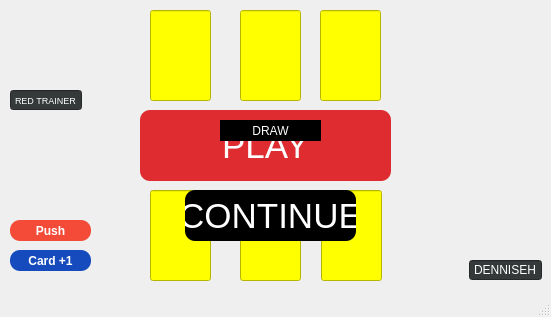
<?xml version="1.0" encoding="UTF-8"?>
<ui version="4.0">
 <class>card</class>
 <widget class="QMainWindow" name="card">
  <property name="geometry">
   <rect>
    <x>0</x>
    <y>0</y>
    <width>551</width>
    <height>317</height>
   </rect>
  </property>
  <property name="windowTitle">
   <string>card</string>
  </property>
  <property name="styleSheet">
   <string notr="true">QWidget{
background-image= url(&quot;C:/Users/Daniel/Documents/build-21CardGame-Desktop_Qt_6_5_0_MinGW_64_bit-Debug/img/background.png&quot;);
}</string>
  </property>
  <widget class="QWidget" name="centralwidget">
   <widget class="QPushButton" name="push">
    <property name="geometry">
     <rect>
      <x>10</x>
      <y>220</y>
      <width>81</width>
      <height>21</height>
     </rect>
    </property>
    <property name="font">
     <font>
      <bold>true</bold>
     </font>
    </property>
    <property name="cursor">
     <cursorShape>PointingHandCursor</cursorShape>
    </property>
    <property name="styleSheet">
     <string notr="true">QPushButton{
color: white;
border-radius: 10px;
background-color:#F34B37;
}</string>
    </property>
    <property name="text">
     <string>Push</string>
    </property>
   </widget>
   <widget class="QLabel" name="background">
    <property name="geometry">
     <rect>
      <x>0</x>
      <y>0</y>
      <width>561</width>
      <height>311</height>
     </rect>
    </property>
    <property name="autoFillBackground">
     <bool>false</bool>
    </property>
    <property name="text">
     <string/>
    </property>
    <property name="pixmap">
     <pixmap>../build-21CardGame-Desktop_Qt_6_5_0_MinGW_64_bit-Debug/img/background.jpg</pixmap>
    </property>
    <property name="scaledContents">
     <bool>true</bool>
    </property>
   </widget>
   <widget class="QLineEdit" name="rivalcard_1">
    <property name="geometry">
     <rect>
      <x>150</x>
      <y>10</y>
      <width>61</width>
      <height>91</height>
     </rect>
    </property>
    <property name="styleSheet">
     <string notr="true">QLineEdit{
background-color: yellow;
}</string>
    </property>
    <property name="readOnly">
     <bool>true</bool>
    </property>
   </widget>
   <widget class="QLineEdit" name="rivalcard_2">
    <property name="geometry">
     <rect>
      <x>240</x>
      <y>10</y>
      <width>61</width>
      <height>91</height>
     </rect>
    </property>
    <property name="styleSheet">
     <string notr="true">QLineEdit{
background-color: yellow;
}</string>
    </property>
    <property name="readOnly">
     <bool>true</bool>
    </property>
   </widget>
   <widget class="QLineEdit" name="rivalcard_3">
    <property name="geometry">
     <rect>
      <x>320</x>
      <y>10</y>
      <width>61</width>
      <height>91</height>
     </rect>
    </property>
    <property name="styleSheet">
     <string notr="true">QLineEdit{
background-color: yellow;
}</string>
    </property>
    <property name="readOnly">
     <bool>true</bool>
    </property>
   </widget>
   <widget class="QLineEdit" name="mycard_1">
    <property name="geometry">
     <rect>
      <x>150</x>
      <y>190</y>
      <width>61</width>
      <height>91</height>
     </rect>
    </property>
    <property name="styleSheet">
     <string notr="true">QLineEdit{
background-color: yellow;
}</string>
    </property>
    <property name="readOnly">
     <bool>true</bool>
    </property>
   </widget>
   <widget class="QLineEdit" name="mycard_2">
    <property name="geometry">
     <rect>
      <x>240</x>
      <y>190</y>
      <width>61</width>
      <height>91</height>
     </rect>
    </property>
    <property name="styleSheet">
     <string notr="true">QLineEdit{
background-color: yellow;
}</string>
    </property>
    <property name="readOnly">
     <bool>true</bool>
    </property>
   </widget>
   <widget class="QLineEdit" name="mycard_3">
    <property name="geometry">
     <rect>
      <x>321</x>
      <y>190</y>
      <width>61</width>
      <height>91</height>
     </rect>
    </property>
    <property name="styleSheet">
     <string notr="true">QLineEdit{
background-color: yellow;
}</string>
    </property>
    <property name="readOnly">
     <bool>true</bool>
    </property>
   </widget>
   <widget class="QLabel" name="enemy1">
    <property name="geometry">
     <rect>
      <x>155</x>
      <y>15</y>
      <width>51</width>
      <height>81</height>
     </rect>
    </property>
    <property name="text">
     <string/>
    </property>
    <property name="pixmap">
     <pixmap>../build-21CardGame-Desktop_Qt_6_5_0_MinGW_64_bit-Debug/img/top.png</pixmap>
    </property>
    <property name="scaledContents">
     <bool>true</bool>
    </property>
   </widget>
   <widget class="QLabel" name="enemy2">
    <property name="geometry">
     <rect>
      <x>245</x>
      <y>15</y>
      <width>51</width>
      <height>81</height>
     </rect>
    </property>
    <property name="text">
     <string/>
    </property>
    <property name="pixmap">
     <pixmap>../build-21CardGame-Desktop_Qt_6_5_0_MinGW_64_bit-Debug/img/top.png</pixmap>
    </property>
    <property name="scaledContents">
     <bool>true</bool>
    </property>
   </widget>
   <widget class="QLabel" name="enemy3">
    <property name="geometry">
     <rect>
      <x>325</x>
      <y>15</y>
      <width>51</width>
      <height>81</height>
     </rect>
    </property>
    <property name="text">
     <string/>
    </property>
    <property name="pixmap">
     <pixmap>../build-21CardGame-Desktop_Qt_6_5_0_MinGW_64_bit-Debug/img/top.png</pixmap>
    </property>
    <property name="scaledContents">
     <bool>true</bool>
    </property>
   </widget>
   <widget class="QLabel" name="card1">
    <property name="geometry">
     <rect>
      <x>155</x>
      <y>195</y>
      <width>51</width>
      <height>81</height>
     </rect>
    </property>
    <property name="text">
     <string/>
    </property>
    <property name="pixmap">
     <pixmap>../build-21CardGame-Desktop_Qt_6_5_0_MinGW_64_bit-Debug/img/top.png</pixmap>
    </property>
    <property name="scaledContents">
     <bool>true</bool>
    </property>
   </widget>
   <widget class="QLabel" name="card2">
    <property name="geometry">
     <rect>
      <x>245</x>
      <y>196</y>
      <width>51</width>
      <height>81</height>
     </rect>
    </property>
    <property name="text">
     <string/>
    </property>
    <property name="pixmap">
     <pixmap>../build-21CardGame-Desktop_Qt_6_5_0_MinGW_64_bit-Debug/img/top.png</pixmap>
    </property>
    <property name="scaledContents">
     <bool>true</bool>
    </property>
   </widget>
   <widget class="QLabel" name="card3">
    <property name="geometry">
     <rect>
      <x>326</x>
      <y>196</y>
      <width>51</width>
      <height>81</height>
     </rect>
    </property>
    <property name="text">
     <string/>
    </property>
    <property name="pixmap">
     <pixmap>../build-21CardGame-Desktop_Qt_6_5_0_MinGW_64_bit-Debug/img/top.png</pixmap>
    </property>
    <property name="scaledContents">
     <bool>true</bool>
    </property>
   </widget>
   <widget class="QLabel" name="card_enemy_6">
    <property name="geometry">
     <rect>
      <x>470</x>
      <y>190</y>
      <width>71</width>
      <height>71</height>
     </rect>
    </property>
    <property name="text">
     <string/>
    </property>
    <property name="pixmap">
     <pixmap>../build-21CardGame-Desktop_Qt_6_5_0_MinGW_64_bit-Debug/img/Deniche.jpg</pixmap>
    </property>
    <property name="scaledContents">
     <bool>true</bool>
    </property>
   </widget>
   <widget class="QLabel" name="card_enemy_4">
    <property name="geometry">
     <rect>
      <x>10</x>
      <y>20</y>
      <width>71</width>
      <height>71</height>
     </rect>
    </property>
    <property name="text">
     <string/>
    </property>
    <property name="pixmap">
     <pixmap>../build-21CardGame-Desktop_Qt_6_5_0_MinGW_64_bit-Debug/img/Red.jpg</pixmap>
    </property>
    <property name="scaledContents">
     <bool>true</bool>
    </property>
   </widget>
   <widget class="QLineEdit" name="nombreRival_2">
    <property name="geometry">
     <rect>
      <x>10</x>
      <y>90</y>
      <width>72</width>
      <height>20</height>
     </rect>
    </property>
    <property name="font">
     <font>
      <family>Arial</family>
      <pointsize>7</pointsize>
      <bold>false</bold>
     </font>
    </property>
    <property name="styleSheet">
     <string notr="true">QLineEdit{
color:white;
background-color:#353939;
}</string>
    </property>
    <property name="text">
     <string>RED TRAINER</string>
    </property>
    <property name="alignment">
     <set>Qt::AlignCenter</set>
    </property>
   </widget>
   <widget class="QLineEdit" name="nombreRival_3">
    <property name="geometry">
     <rect>
      <x>469</x>
      <y>260</y>
      <width>73</width>
      <height>20</height>
     </rect>
    </property>
    <property name="font">
     <font>
      <family>Arial</family>
      <pointsize>9</pointsize>
      <bold>false</bold>
     </font>
    </property>
    <property name="styleSheet">
     <string notr="true">QLineEdit{
color:white;
background-color:#353939;
}</string>
    </property>
    <property name="text">
     <string>DENNISEH</string>
    </property>
    <property name="alignment">
     <set>Qt::AlignCenter</set>
    </property>
   </widget>
   <widget class="QLineEdit" name="youPoint">
    <property name="geometry">
     <rect>
      <x>170</x>
      <y>142</y>
      <width>31</width>
      <height>20</height>
     </rect>
    </property>
    <property name="font">
     <font>
      <family>Arial</family>
      <pointsize>9</pointsize>
      <bold>false</bold>
     </font>
    </property>
    <property name="styleSheet">
     <string notr="true">QLineEdit{
color:white;
background-color:#353939;
}</string>
    </property>
    <property name="text">
     <string>0</string>
    </property>
    <property name="alignment">
     <set>Qt::AlignCenter</set>
    </property>
    <property name="readOnly">
     <bool>true</bool>
    </property>
   </widget>
   <widget class="QLineEdit" name="nombreRival_5">
    <property name="geometry">
     <rect>
      <x>150</x>
      <y>120</y>
      <width>71</width>
      <height>21</height>
     </rect>
    </property>
    <property name="font">
     <font>
      <family>Arial</family>
      <pointsize>9</pointsize>
      <bold>false</bold>
     </font>
    </property>
    <property name="styleSheet">
     <string notr="true">QLineEdit{
color:white;
background-color:transparent;
border-color: transparent
}</string>
    </property>
    <property name="text">
     <string>YOU:</string>
    </property>
    <property name="alignment">
     <set>Qt::AlignCenter</set>
    </property>
    <property name="readOnly">
     <bool>true</bool>
    </property>
   </widget>
   <widget class="QLineEdit" name="nombreRival_6">
    <property name="geometry">
     <rect>
      <x>320</x>
      <y>120</y>
      <width>71</width>
      <height>21</height>
     </rect>
    </property>
    <property name="font">
     <font>
      <family>Arial</family>
      <pointsize>9</pointsize>
      <bold>false</bold>
     </font>
    </property>
    <property name="styleSheet">
     <string notr="true">QLineEdit{
color:white;
background-color:transparent;
border-color: transparent
}</string>
    </property>
    <property name="text">
     <string>RIVAL:</string>
    </property>
    <property name="alignment">
     <set>Qt::AlignCenter</set>
    </property>
    <property name="readOnly">
     <bool>true</bool>
    </property>
   </widget>
   <widget class="QLineEdit" name="rivalPoint">
    <property name="geometry">
     <rect>
      <x>338</x>
      <y>142</y>
      <width>31</width>
      <height>20</height>
     </rect>
    </property>
    <property name="font">
     <font>
      <family>Arial</family>
      <pointsize>9</pointsize>
      <bold>false</bold>
     </font>
    </property>
    <property name="styleSheet">
     <string notr="true">QLineEdit{
color:white;
background-color:#353939;
}</string>
    </property>
    <property name="text">
     <string>0</string>
    </property>
    <property name="alignment">
     <set>Qt::AlignCenter</set>
    </property>
    <property name="readOnly">
     <bool>true</bool>
    </property>
   </widget>
   <widget class="QPushButton" name="upcard">
    <property name="geometry">
     <rect>
      <x>10</x>
      <y>250</y>
      <width>81</width>
      <height>21</height>
     </rect>
    </property>
    <property name="font">
     <font>
      <bold>true</bold>
     </font>
    </property>
    <property name="cursor">
     <cursorShape>PointingHandCursor</cursorShape>
    </property>
    <property name="styleSheet">
     <string notr="true">QPushButton{
color: white;
border-radius: 10px;
background-color:#164BBD;
}</string>
    </property>
    <property name="text">
     <string>Card +1</string>
    </property>
   </widget>
   <widget class="QPushButton" name="play">
    <property name="geometry">
     <rect>
      <x>140</x>
      <y>110</y>
      <width>251</width>
      <height>71</height>
     </rect>
    </property>
    <property name="font">
     <font>
      <pointsize>26</pointsize>
      <bold>false</bold>
     </font>
    </property>
    <property name="cursor">
     <cursorShape>PointingHandCursor</cursorShape>
    </property>
    <property name="styleSheet">
     <string notr="true">QPushButton{
color: white;
border-radius: 10px;
background-color:#DE2C31;
}</string>
    </property>
    <property name="text">
     <string>PLAY</string>
    </property>
   </widget>
   <widget class="QLabel" name="initial">
    <property name="geometry">
     <rect>
      <x>0</x>
      <y>0</y>
      <width>561</width>
      <height>311</height>
     </rect>
    </property>
    <property name="autoFillBackground">
     <bool>false</bool>
    </property>
    <property name="text">
     <string/>
    </property>
    <property name="pixmap">
     <pixmap>../build-21CardGame-Desktop_Qt_6_5_0_MinGW_64_bit-Debug/img/background.jpg</pixmap>
    </property>
    <property name="scaledContents">
     <bool>true</bool>
    </property>
   </widget>
   <widget class="QPushButton" name="exit">
    <property name="geometry">
     <rect>
      <x>210</x>
      <y>190</y>
      <width>121</width>
      <height>31</height>
     </rect>
    </property>
    <property name="font">
     <font>
      <pointsize>26</pointsize>
      <bold>false</bold>
     </font>
    </property>
    <property name="cursor">
     <cursorShape>PointingHandCursor</cursorShape>
    </property>
    <property name="styleSheet">
     <string notr="true">QPushButton{
color: white;
border-radius: 10px;
background-color:#182DA3;
}</string>
    </property>
    <property name="text">
     <string>EXIT</string>
    </property>
   </widget>
   <widget class="QPushButton" name="try_2">
    <property name="geometry">
     <rect>
      <x>185</x>
      <y>190</y>
      <width>171</width>
      <height>51</height>
     </rect>
    </property>
    <property name="font">
     <font>
      <pointsize>26</pointsize>
      <bold>false</bold>
     </font>
    </property>
    <property name="cursor">
     <cursorShape>PointingHandCursor</cursorShape>
    </property>
    <property name="styleSheet">
     <string notr="true">QPushButton{
color: white;
border-radius: 10px;
background-color:Black;
}</string>
    </property>
    <property name="text">
     <string>CONTINUE</string>
    </property>
   </widget>
   <widget class="QLabel" name="finalmessage">
    <property name="geometry">
     <rect>
      <x>220</x>
      <y>120</y>
      <width>101</width>
      <height>21</height>
     </rect>
    </property>
    <property name="font">
     <font>
      <pointsize>9</pointsize>
     </font>
    </property>
    <property name="styleSheet">
     <string notr="true">QLabel{
color:white;
background-color: black;

}</string>
    </property>
    <property name="text">
     <string>DRAW</string>
    </property>
    <property name="alignment">
     <set>Qt::AlignCenter</set>
    </property>
   </widget>
   <zorder>background</zorder>
   <zorder>push</zorder>
   <zorder>rivalcard_1</zorder>
   <zorder>rivalcard_2</zorder>
   <zorder>rivalcard_3</zorder>
   <zorder>mycard_1</zorder>
   <zorder>mycard_2</zorder>
   <zorder>mycard_3</zorder>
   <zorder>enemy1</zorder>
   <zorder>enemy2</zorder>
   <zorder>enemy3</zorder>
   <zorder>card1</zorder>
   <zorder>card2</zorder>
   <zorder>card3</zorder>
   <zorder>card_enemy_6</zorder>
   <zorder>card_enemy_4</zorder>
   <zorder>nombreRival_2</zorder>
   <zorder>nombreRival_3</zorder>
   <zorder>youPoint</zorder>
   <zorder>nombreRival_5</zorder>
   <zorder>nombreRival_6</zorder>
   <zorder>rivalPoint</zorder>
   <zorder>upcard</zorder>
   <zorder>initial</zorder>
   <zorder>play</zorder>
   <zorder>exit</zorder>
   <zorder>try_2</zorder>
   <zorder>finalmessage</zorder>
  </widget>
  <widget class="QStatusBar" name="statusbar"/>
 </widget>
 <resources/>
 <connections/>
</ui>
